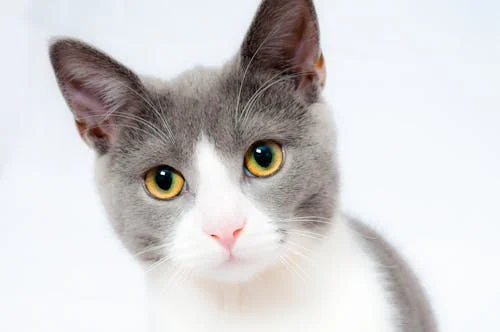
#> input picture sesiones/cat.png, 500 x 332 px
$ jupyter execute s10.ipynb
#> lines starting #> are read from the running program, lines starting #| are printed output that depends on the picture
[cell 1]
import numpy

def Linear(x, W, b):
    return numpy.dot(W.T, x.T) + b

[cell 2]
x = numpy.array([-1, 0]) # dim -> 1xn

W = numpy.array([ # dim: nxm
    [0.1, 0.2, 0.05],
    [-0.1, 0.4, -0.25],
])

b = 0.1

[cell 3]
x.shape

[cell 4]
Linear(x, W, b)

[cell 5]
def ReLU(h):
    # return [max(0, hj) for hj in h]
    return numpy.maximum(0, h)

[cell 6]
ReLU(Linear(x, W, b))

[cell 7]
def Sigmoid(h):
    #return numpy.array([numpy.exp(hj) / (1 + numpy.exp(hj)) for hj in h])
    h = numpy.clip(h, -500, 500)   # evita overflow en exp
    return 1.0 / (1.0 + numpy.exp(-h))

[cell 8]
Sigmoid(Linear(x, W, b))

[cell 9]
x = numpy.array([1, 2, 3]) # n

W = numpy.random.random((3, 2)) # n x m
b = numpy.random.random()

y = numpy.array([4, 5]) # m

[cell 10]
x, Linear(x, W, b)

[cell 11]
W = W + 0.01 * (y - Linear(x, W, b))

x, Linear(x, W, b), ((y - Linear(x, W, b)) ** 2).sum()

[cell 12]
mu = 24.1
sigma = 5

numpy.random.normal(mu, sigma, 100).round(0)

> `x` - Representa la imagen en una forma aplicada (vector de pixeles)

[cell 13]
# pip install pillow
from PIL import Image

image = Image.open("cat.png")
#> image is the input picture: PIL image 500x332 RGB; mean R, G, B 210.4, 208.7, 209.2

image

[cell 14]
n = min(image.width, image.height)
#> n = 332
m = max(image.width, image.height)
#> m = 500
x1, y1 = 0, 0
x2, y2 = n, n
#> x2 = 332; y2 = 332
image_x = image.convert("L").crop((x1, y1, x2, y2)).resize((28, 28))
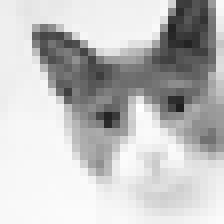
#> image_x: PIL image 28x28 L (shown 8 times larger); min 30, max 255, mean 193.7
image_x

[cell 15]
x = numpy.array(image_x).flatten() / 255
#> x = 784 values, max 1 at index 381, min 0.118 at index 386, mean 0.76
x
#> Out has the same summary as x

[cell 16]
x.shape
#> Out = (784,)

[cell 17]
Image.fromarray((x.reshape((28, 28)) * 255)) # imshow

[cell 18]
def image_to_vector(image, size=28):
#> called with size = 28
    n = min(image.width, image.height)
#> n = 332
    x1, y1 = 0, 0
    x2, y2 = n, n
#> x2 = 332; y2 = 332
    image_x = image.convert("L").crop((x1, y1, x2, y2)).resize((size, size))
    x = numpy.array(image_x).flatten() / 255
    return x

[cell 19]
x = image_to_vector(image)
x
#> Out has the same summary as x

[cell 20]
def vector_to_image(x, size=28):
    image_x = Image.fromarray((x.reshape((size, size)) * 255))
    return image_x

[cell 21]
import matplotlib.pyplot as pyplot
from matplotlib.pyplot import imshow

imshow(vector_to_image(x))

[cell 22]
# x[100:200] = numpy.random.random(100)

> **Paso 1**: Encoder (pasar de `x` a `z`)

La imagen representada como un vector `x` de características

[cell 23]
x = image_to_vector(image)
x
#> Out has the same summary as x

[cell 24]
imshow(vector_to_image(x))

> **Paso 2**: Una capa oculta tipo ReLU llamada `h`

[cell 25]
W1 = (2 * numpy.random.random((x.size, x.size)) - 1) * 0.001
b1 = (2 * numpy.random.random() - 1) * 0.001

h = ReLU(Linear(x, W1, b1)) # x:N, W1:NxN, b1:1
#> h = 784 values, max 0.0429 at index 245, min 0 at index 2, mean 0.00568

h
#> Out has the same summary as h

[cell 26]
dim_latente = 2

W_mu = (2 * numpy.random.random((x.size, dim_latente)) - 1)
b_mu = (2 * numpy.random.random() - 1)
W_log_var = (2 * numpy.random.random((x.size, dim_latente)) - 1)
b_log_var = (2 * numpy.random.random() - 1)

mu = ReLU(Linear(h, W_mu, b_mu)) # Nx2
#> mu = [0, 0]

log_var = ReLU(Linear(h, W_log_var, b_log_var)) # Nx2
#> log_var = [0.771, 0.508]
log_var = numpy.clip(log_var, -10, 10)

mu, log_var
#> Out = ([0, 0], [0.771, 0.508])

> **Paso 3**: Reparametrización (generar `z`)

[cell 27]
sigma = numpy.exp(0.5 * log_var)
#> sigma = [1.47, 1.29]
epsilon = numpy.random.normal(0, 1, dim_latente)

z = mu + sigma.dot(epsilon) # sampling
#> z = [1.09, 1.09]

z
#> Out = [1.09, 1.09]

> **Paso 4**: Decoder (pasa de `z` a `x`)

[cell 28]
W2 = (2 * numpy.random.random((dim_latente, x.size)) - 1) * 0.0001
b2 = numpy.random.random()

h_dec = ReLU(Linear(z, W2, b2)) # 2xN
#> h_dec = 784 values, max 0.0839 at index 680, min 0.0835 at index 522, mean 0.0837

h_dec
#> Out has the same summary as h_dec

[cell 29]
W3 = (2 * numpy.random.random((x.size, x.size)) - 1) * 0.001
b3 = numpy.random.random() * 0.001

x_recon = Sigmoid(Linear(h_dec, W3, b3)) # NXN
#> x_recon = 784 values, max 0.501 at index 624, min 0.499 at index 682, mean 0.5

x_recon
#> Out has the same summary as x_recon

[cell 30]
imshow(vector_to_image(x_recon))

$$
y, \hat{y}
$$

MSE

$$
\frac{1}{n} \sum (y - \hat{y})^2
$$

BCE

$$
-\sum y \cdot log(\hat{y}) + (1 - y) \cdot log(1 - \hat{y})
$$

[cell 31]
-(0.3 * numpy.log(0.4) + (1 - 0.3) * numpy.log(1 - 0.3))

[cell 32]
recon_loss = -(x.dot(numpy.log(x_recon)) + (1 - x).dot(numpy.log(1 - x_recon))).sum()
#> recon_loss = 543.4

recon_loss
#> Out = 543.4

VAE - KL (Divergencia entre las normales N(mu, sigma^2) -> N(0, 1))

[cell 33]
kl_loss = -0.5 * (1 + log_var - mu ** 2 - numpy.exp(log_var)).sum()
#> kl_loss = 0.273

kl_loss
#> Out = 0.273

$$
\frac{\partial L}{\partial x_{recon}} \; x_{recon} - x
$$

[cell 34]
delta_x = x_recon - x
#> delta_x = 784 values, max 0.382 at index 386, min -0.5 at index 381, mean -0.26

dW3 = h_dec.T.dot(delta_x) # W3
#> dW3 = -17.03
db3 = delta_x.sum(axis=0) # b3
#> db3 = -203.5

dW3, db3
#> Out = (-17.03, -203.5)

[cell 35]
delta_h_dec = delta_x.dot(W3.T)
#> delta_h_dec = 784 values, max 0.0155 at index 615, min -0.0166 at index 114, mean -5.4e-07

delta_h_dec[h_dec <= 0] = 0

delta_h_dec
#> Out has the same summary as delta_h_dec

[cell 36]
z.reshape(-1, 1).shape, delta_h_dec.reshape(-1 , 1).shape
#> Out = ((2, 1), (784, 1))

[cell 37]
dW2 = z.reshape(-1, 1).dot(delta_h_dec.reshape(-1 , 1).T)
db2 = delta_h_dec.sum(axis=0)
#> db2 = -0.000424

delta_z = delta_h_dec.dot(W2.T)
#> delta_z = [-1.53e-05, -7.63e-06]

dW2.shape
#> Out = (2, 784)

[cell 38]
delta_mu = delta_z
#> delta_mu = [-1.53e-05, -7.63e-06]
delta_sigma = delta_z * epsilon
#> delta_sigma = [1.51e-05, -1.5e-05]

delta_log_var = delta_sigma * 0.5 * numpy.exp(0.5 * log_var)
#> delta_log_var = [1.11e-05, -9.7e-06]

delta_mu += mu
delta_log_var += 0.5 * (numpy.exp(log_var) - 1)
#> delta_log_var = [0.581, 0.331]

[cell 39]
dW_mu = h.reshape(-1, 1).dot(delta_mu.reshape(-1, 1).T)
#> dW_mu = 784 pairs, first value -6.55e-07 to 0, second value -3.27e-07 to 0
db_mu = delta_mu.sum(axis=0)
#> db_mu = -2.29e-05

delta_h_mu = delta_mu.dot(W_mu.T)
#> delta_h_mu = 784 values, max 2.16e-05 at index 392, min -2.24e-05 at index 566, mean -1.94e-08
delta_h_mu[h <= 0] = 0

dW_log_var = h.reshape(-1, 1).dot(delta_log_var.reshape(-1, 1).T)
#> dW_log_var = 784 pairs, first value 0 to 0.0249, second value 0 to 0.0142
db_log_var = delta_log_var.sum(axis=0)
#> db_log_var = 0.912

delta_h_log_var = delta_log_var.dot(W_log_var.T)
#> delta_h_log_var = 784 values, max 0.864 at index 458, min -0.899 at index 518, mean -5.09e-05
delta_h_log_var[h <= 0] = 0

# combinar gradientes hacia h
delta_h = delta_h_mu + delta_h_log_var
#> delta_h = 784 values, max 0.767 at index 491, min -0.899 at index 518, mean -0.000108

[cell 40]
dW1 = x.T.dot(delta_h)
#> dW1 = -1.57
db1 = delta_h.sum(axis=0)
#> db1 = -0.0847

# gradiente hacia x si se necesita
delta_x_input = delta_h.dot(W1.T)
#> delta_x_input = 784 values, max 0.0128 at index 92, min -0.0117 at index 548, mean -5.26e-05

delta_x_input
#> Out has the same summary as delta_x_input

[cell 41]
lr = 0.001 # learning rate

W3 -= lr * dW3
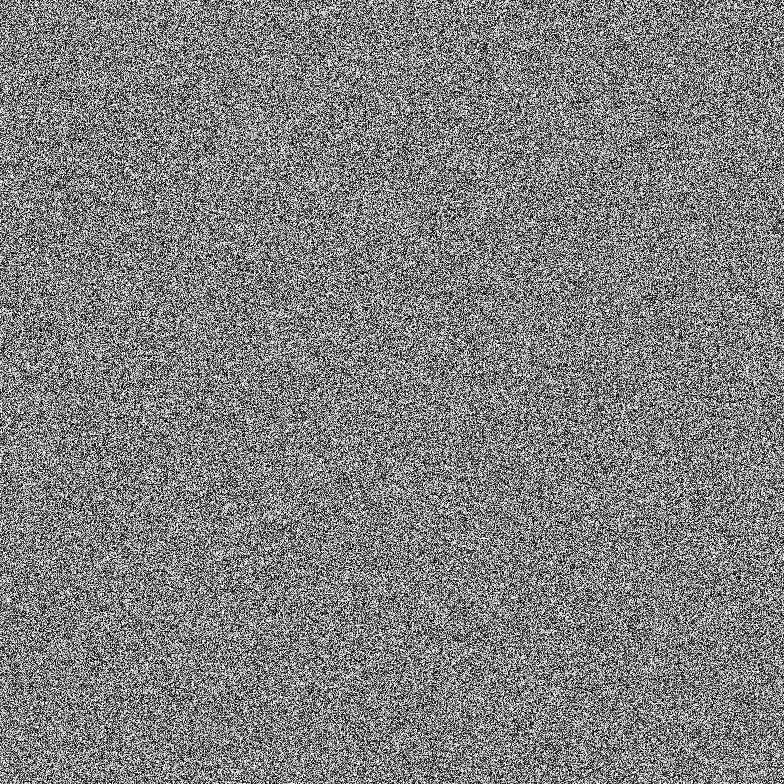
#> W3: shape (784, 784) float64; min 0.016, max 0.018, mean 0.017; drawn with min black and max white
b3 -= lr * db3
#> b3 = 0.204

W2 -= lr * dW2
b2 -= lr * db2
#> b2 = 0.0837

W_mu -= lr * dW_mu
b_mu -= lr * db_mu
#> b_mu = -0.424

W_log_var -= lr * dW_log_var
b_log_var -= lr * db_log_var
#> b_log_var = 0.7

W1 -= lr * dW1
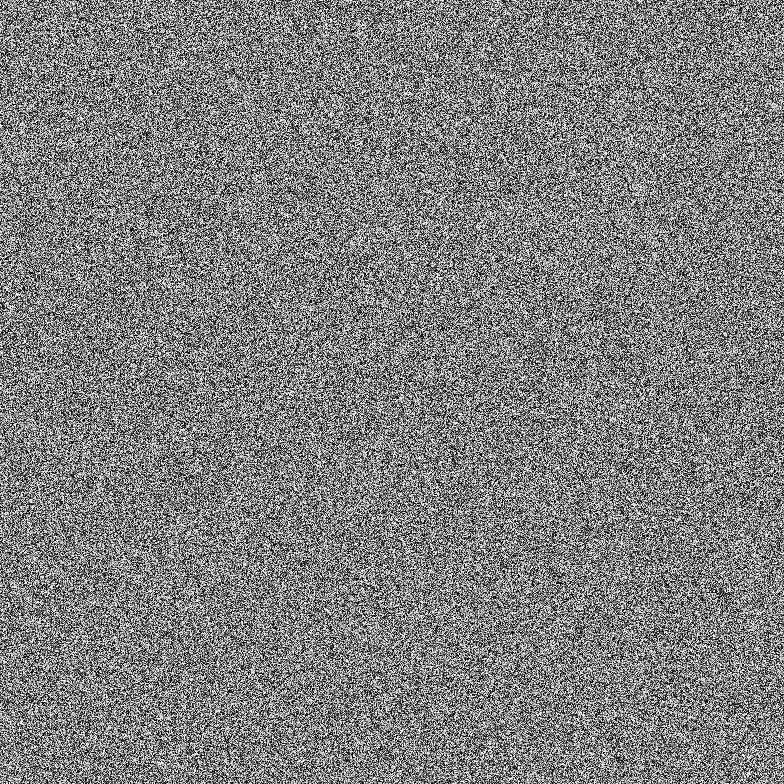
#> W1: shape (784, 784) float64; min 0.000572, max 0.00257, mean 0.00157; drawn with min black and max white
b1 -= lr * db1
#> b1 = 0.000872
